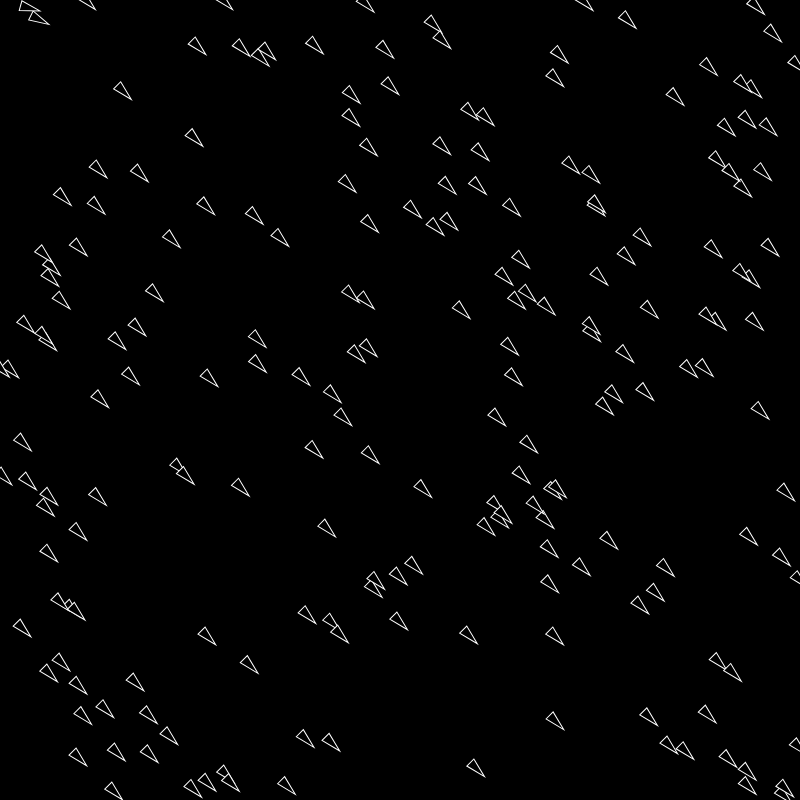
Frame 1 (no input)
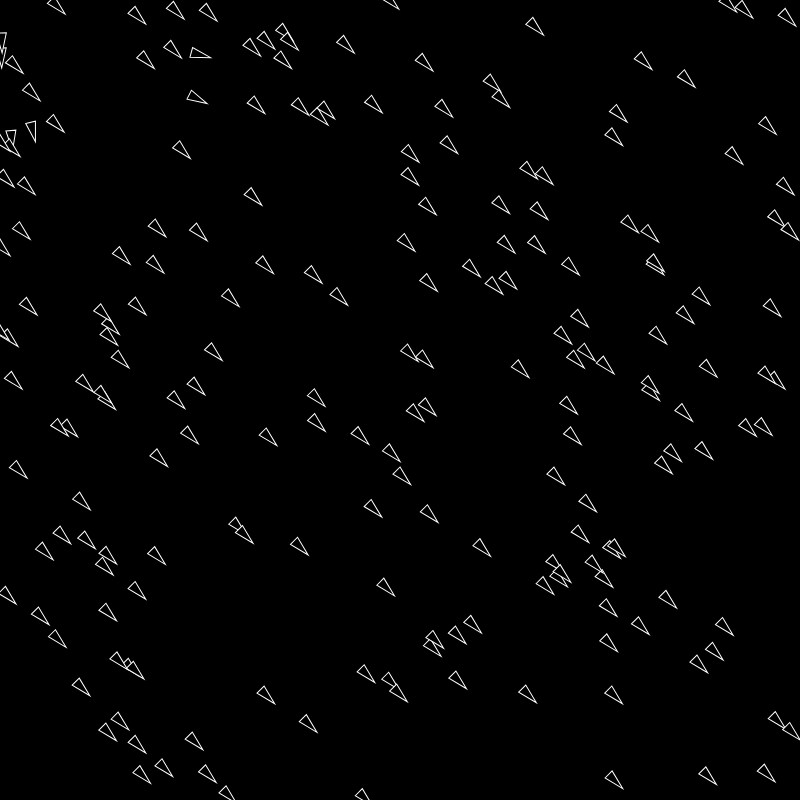
Frame 60 (no input)
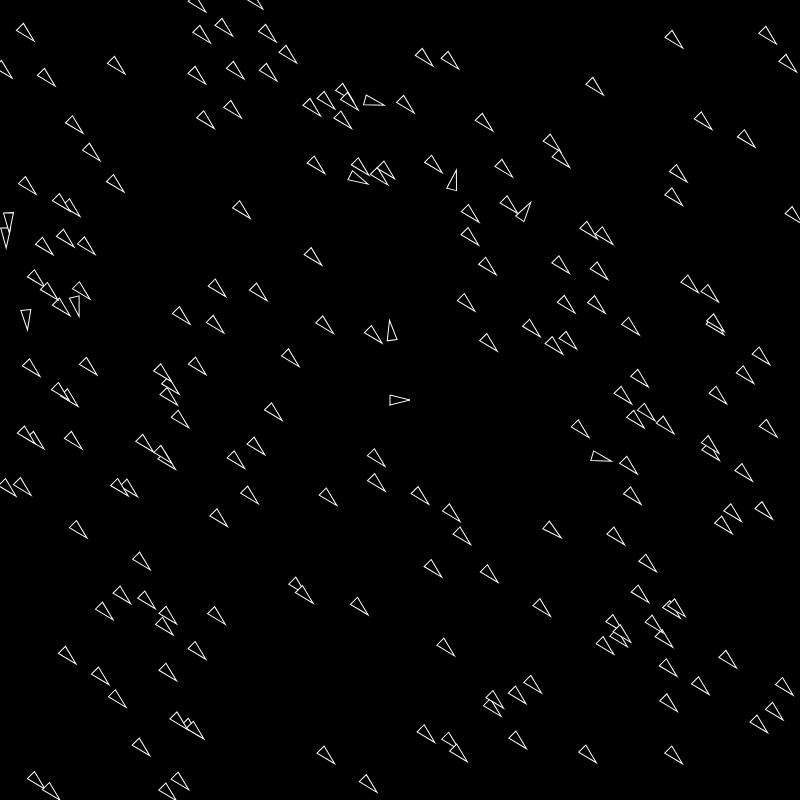
Frame 120 (the mouse pressed at the canvas centre since frame 60)

The p5.js sketch that drew these frames (run headless with seeded random() and noise() and a simulated clock; from frame 60 on, the mouse is pressed at the canvas centre):

// p5.js sketch
// ── sketch.js

var vs=[];

function setup(){
	createCanvas(800,800);
    for(var i=0;i<200;i++)vs[i]=new Vehicule(random(width),random(height));
}

function draw(){
	background(0);

    for(let v of vs){
        v.avoid(mouseX,mouseY);
        v.update();
        v.show();
    }
}

function mousePressed(){
    vs.push(new Vehicule(mouseX,mouseY));
}

// ── Vehicule.js
function Vehicule(x,y){
    this.pos=createVector(x,y);
    this.vel=createVector(1,1);
    this.acc=createVector(0,0);
    this.maxspeed=3;
    this.maxacc=.1;
    this.size=5;
    
    this.update=function(){
        this.boundaries();
        
        this.vel.add(this.acc);
        this.vel.limit(this.maxspeed);
        this.pos.add(this.vel);
        this.acc.mult(0);
    }
    
    this.applyForce=function(v){
        this.acc.add(v);
    }
    this.seek=function(x,y){
        let target=createVector(x,y);
        let des=p5.Vector.sub(target,this.pos);
        des.setMag(this.maxspeed);
        let steer=p5.Vector.sub(des,this.vel);
        steer.limit(this.maxforce);
        this.applyForce(steer);
    }
    this.avoid=function(x,y){
        let target=createVector(x,y);
        let des=p5.Vector.sub(target,this.pos);
        if(des.mag()<50){
            des.setMag(-this.maxspeed);
            let steer=p5.Vector.sub(des,this.vel);
            steer.limit(this.maxforce);
            this.applyForce(steer);
        }
    }

    this.show=function(){
        fill(0);
        stroke(255);
        push();
        
        translate(this.pos.x,this.pos.y);
        rotate(this.vel.heading()+PI/2);
        beginShape();
        vertex(this.size, this.size * 2);
        vertex(-this.size, this.size * 2);
        vertex(0, -this.size * 2);
        
        endShape(CLOSE);
        pop();
    }
    
    this.boundaries = function() {
        if (this.pos.x < 0) {
            this.pos.x=width;
        } else if (this.pos.x > width) {
            this.pos.x=0;
        }
        if (this.pos.y < 0) {
            this.pos.y=height;
        } else if (this.pos.y > height) {
            this.pos.y=0;
        }
    }
}
